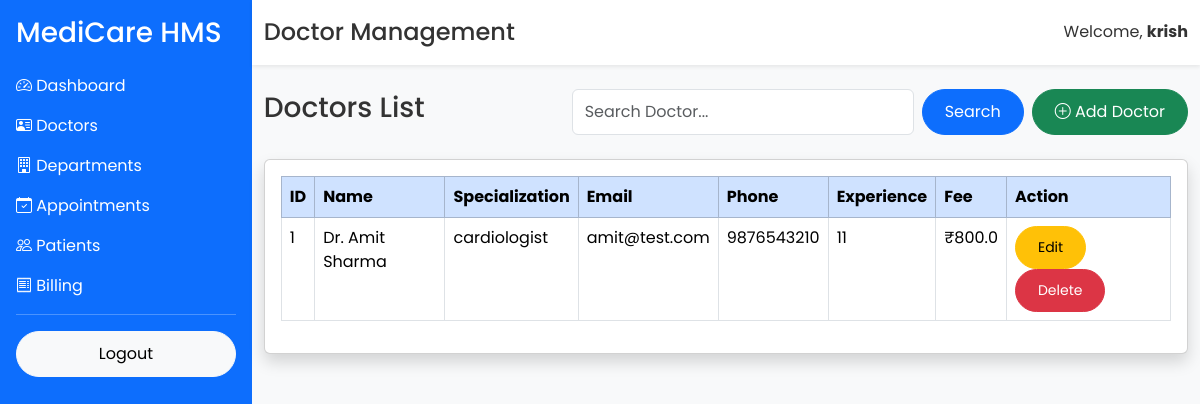
The app's page /admin/doctors (signed in), older data.
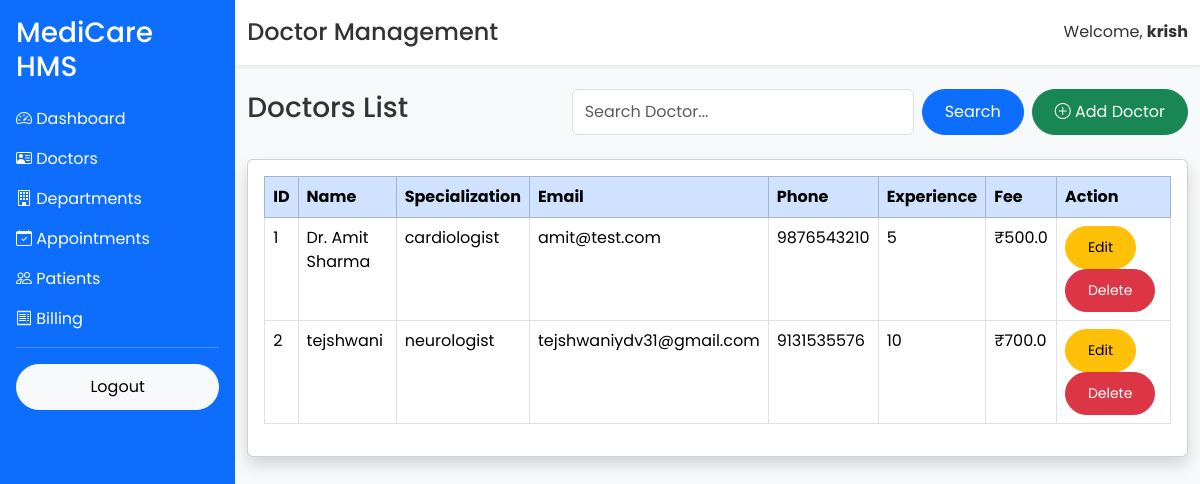
The same page, newer data.
### app/models/doctor.py (models this page shows, shortened)
class Doctor(db.Model):
    __tablename__ = "doctors"
    id = db.Column(db.Integer, primary_key=True)
    full_name = db.Column(db.String(100), nullable=False)
    specialization = db.Column(db.String(100), nullable=False)
    email = db.Column(db.String(120), unique=True)
    phone = db.Column(db.String(15))
    qualification = db.Column(db.String(100))
    experience = db.Column(db.Integer)
    consultation_fee = db.Column(db.Float)
    created_at = db.Column(
        db.DateTime,
        server_default=db.func.now()
    )

### app/routes/doctor.py (the view)
@doctor.route("/admin/doctors")
@login_required
def doctor_list():
    search = request.args.get("search")
    if search:
        doctors = Doctor.query.filter(
            or_(
                Doctor.full_name.ilike(f"%{search}%"),
                Doctor.specialization.ilike(f"%{search}%"),
                Doctor.email.ilike(f"%{search}%")
            )
        ).all()
    else:
        doctors = Doctor.query.all()
    return render_template(
        "doctor/dashboard.html",
        doctors=doctors,
        search=search
    )

### app/templates/doctor/dashboard.html (shortened to what this page needs)
{% extends "layout/dashboard_base.html" %}
{% block page_title %}
Doctor Management
{% endblock %}
{% block content %}
<div class="d-flex justify-content-between align-items-center mb-4">
    <h3>Doctors List</h3>
    <div class="d-flex">
        <form method="GET" action="{{ url_for('doctor.doctor_list') }}" class="d-flex me-2">
            <input
                type="text"
                name="search"
                class="form-control"
                placeholder="Search Doctor..."
                value="{{ search if search else '' }}">
            <button class="btn btn-primary ms-2">
                Search
            </button>
        </form>
        <a href="{{ url_for('doctor.add_doctor') }}" class="btn btn-success">
            <i class="bi bi-plus-circle"></i>
            Add Doctor
        </a>
    </div>
</div>
<div class="card shadow">
    <div class="card-body">
        <table class="table table-bordered table-hover">
            <thead class="table-primary">
                <tr>
                    <th>ID</th>
                    <th>Name</th>
                    <th>Specialization</th>
                    <th>Email</th>
                    <th>Phone</th>
                    <th>Experience</th>
                    <th>Fee</th>
                    <th>Action</th>
                </tr>
            </thead>
            <tbody>
{% for doctor in doctors %}
<tr>
<td>{{ doctor.id }}</td>
<td>{{ doctor.full_name }}</td>
<td>{{ doctor.specialization }}</td>
<td>{{ doctor.email }}</td>
<td>{{ doctor.phone }}</td>
<td>{{ doctor.experience }}</td>
<td>₹{{ doctor.consultation_fee }}</td>
<td>
<a href="{{ url_for('doctor.edit_doctor', doctor_id=doctor.id) }}"
class="btn btn-warning btn-sm">
Edit
</a>
<a href="{{ url_for('doctor.delete_doctor', doctor_id=doctor.id) }}"
class="btn btn-danger btn-sm"
onclick="return confirm('Delete this doctor?')">
Delete
</a>
</td>
</tr>
{% else %}
<tr>
<td colspan="8" class="text-center">
No Doctors Found
</td>
</tr>
{% endfor %}
</tbody>
        </table>
    </div>
</div>
{% endblock %}

Row changes from the older to the newer data that the page shows:
changed Doctor "Dr. Amit Sharma": experience "11" → "5"; consultation_fee "800.0" → "500.0"
added Doctor: id "2", full_name "tejshwani", specialization "neurologist", email "tejshwaniydv31@gmail.com", phone "9131535576", experience "10", consultation_fee "700.0"
